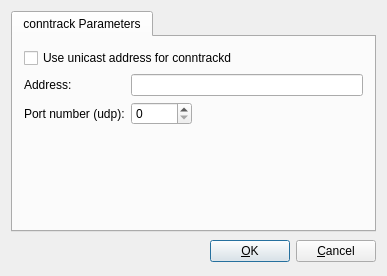
<?xml version="1.0" encoding="UTF-8"?>
<ui version="4.0">
 <class>conntrackOptionsDialog_q</class>
 <widget class="QDialog" name="conntrackOptionsDialog_q">
  <property name="geometry">
   <rect>
    <x>0</x>
    <y>0</y>
    <width>387</width>
    <height>276</height>
   </rect>
  </property>
  <property name="windowTitle">
   <string>conntrack protocol settings</string>
  </property>
  <layout class="QGridLayout">
   <item row="1" column="0">
    <layout class="QHBoxLayout">
     <item>
      <spacer>
       <property name="orientation">
        <enum>Qt::Orientation::Horizontal</enum>
       </property>
       <property name="sizeType">
        <enum>QSizePolicy::Policy::Expanding</enum>
       </property>
       <property name="sizeHint" stdset="0">
        <size>
         <width>151</width>
         <height>27</height>
        </size>
       </property>
      </spacer>
     </item>
     <item>
      <widget class="QPushButton" name="buttonOk">
       <property name="text">
        <string>&amp;OK</string>
       </property>
       <property name="shortcut">
        <string/>
       </property>
       <property name="autoDefault">
        <bool>true</bool>
       </property>
       <property name="default">
        <bool>true</bool>
       </property>
      </widget>
     </item>
     <item>
      <widget class="QPushButton" name="buttonCancel">
       <property name="text">
        <string>&amp;Cancel</string>
       </property>
       <property name="shortcut">
        <string/>
       </property>
       <property name="autoDefault">
        <bool>true</bool>
       </property>
      </widget>
     </item>
    </layout>
   </item>
   <item row="0" column="0">
    <widget class="QTabWidget" name="tabWidget">
     <property name="tabShape">
      <enum>QTabWidget::TabShape::Rounded</enum>
     </property>
     <property name="currentIndex">
      <number>0</number>
     </property>
     <widget class="QWidget" name="tab">
      <attribute name="icon">
       <iconset>
        <normaloff>:/Icons/Options</normaloff>:/Icons/Options</iconset>
      </attribute>
      <attribute name="title">
       <string>conntrack Parameters</string>
      </attribute>
      <layout class="QGridLayout" name="gridLayout_110">
       <item row="0" column="0" colspan="3">
        <widget class="QCheckBox" name="use_unicast">
         <property name="text">
          <string>Use unicast address for conntrackd</string>
         </property>
        </widget>
       </item>
       <item row="1" column="0">
        <widget class="QLabel" name="conntrack_address_label">
         <property name="text">
          <string>Address:</string>
         </property>
        </widget>
       </item>
       <item row="1" column="1" colspan="2">
        <widget class="QLineEdit" name="conntrack_address"/>
       </item>
       <item row="2" column="0">
        <widget class="QLabel" name="label_2">
         <property name="text">
          <string>Port number (udp):</string>
         </property>
        </widget>
       </item>
       <item row="2" column="1">
        <widget class="QSpinBox" name="conntrack_port">
         <property name="maximum">
          <number>65535</number>
         </property>
        </widget>
       </item>
       <item row="2" column="2">
        <spacer name="horizontalSpacer">
         <property name="orientation">
          <enum>Qt::Orientation::Horizontal</enum>
         </property>
         <property name="sizeHint" stdset="0">
          <size>
           <width>117</width>
           <height>20</height>
          </size>
         </property>
        </spacer>
       </item>
       <item row="3" column="1">
        <spacer>
         <property name="orientation">
          <enum>Qt::Orientation::Vertical</enum>
         </property>
         <property name="sizeHint" stdset="0">
          <size>
           <width>20</width>
           <height>40</height>
          </size>
         </property>
        </spacer>
       </item>
      </layout>
     </widget>
    </widget>
   </item>
  </layout>
 </widget>
 <layoutdefault spacing="6" margin="11"/>
 <tabstops>
  <tabstop>buttonOk</tabstop>
  <tabstop>buttonCancel</tabstop>
  <tabstop>tabWidget</tabstop>
 </tabstops>
 <resources>
  <include location="MainRes.qrc"/>
 </resources>
 <connections>
  <connection>
   <sender>buttonOk</sender>
   <signal>clicked()</signal>
   <receiver>conntrackOptionsDialog_q</receiver>
   <slot>accept()</slot>
   <hints>
    <hint type="sourcelabel">
     <x>316</x>
     <y>472</y>
    </hint>
    <hint type="destinationlabel">
     <x>20</x>
     <y>20</y>
    </hint>
   </hints>
  </connection>
  <connection>
   <sender>buttonCancel</sender>
   <signal>clicked()</signal>
   <receiver>conntrackOptionsDialog_q</receiver>
   <slot>reject()</slot>
   <hints>
    <hint type="sourcelabel">
     <x>397</x>
     <y>472</y>
    </hint>
    <hint type="destinationlabel">
     <x>20</x>
     <y>20</y>
    </hint>
   </hints>
  </connection>
  <connection>
   <sender>use_unicast</sender>
   <signal>clicked()</signal>
   <receiver>conntrackOptionsDialog_q</receiver>
   <slot>toggleUseUnicast()</slot>
   <hints>
    <hint type="sourcelabel">
     <x>196</x>
     <y>50</y>
    </hint>
    <hint type="destinationlabel">
     <x>193</x>
     <y>137</y>
    </hint>
   </hints>
  </connection>
 </connections>
 <slots>
  <slot>toggleUseUnicast()</slot>
 </slots>
</ui>
